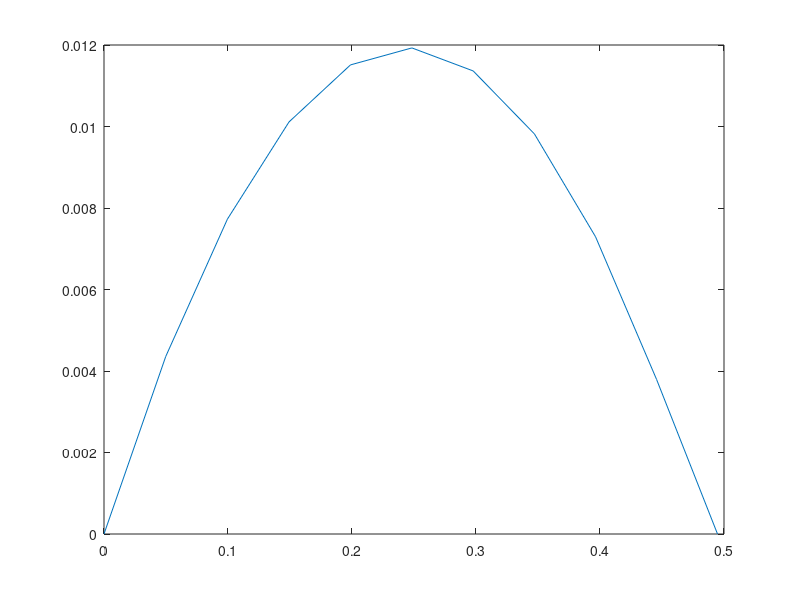

This figure's MATLAB source:
% 12.3
% Reproduce the golf.m (projectile script) and look at the effect of varying
% the friction coefficient k. Look at k = 0.01 and 0.03. What influence does
% friction have on the optimum angle for a launch speed of 100?

k = 0.03;
g = 9.81;
dt = 0.01;

v0 = input('What is the initial velocity of the ball in m/s?' );
thetad = input('What is the launch angle in degrees?' );
% dist = zeros(1,45);
% thetad = 1:1:45;
% for m = 1:45
% theta = thetad(m) * pi/180;

x = zeros(1,2000);
y = zeros(1,2000);
vx = zeros(1,2000);
vy = zeros(1,2000);

theta = thetad * pi/180;
vx(1) = v0*cos(theta);
vy(1) = v0*sin(theta);

for n=1:2000
    vx(n+1) = vx(n) - dt*(k*vx(n)*sqrt(vx(n)^2+vy(n)^2));
    vy(n+1) = vy(n) - dt*(k*vy(n)*sqrt(vx(n)^2+vy(n)^2) + g);
    x(n+1) = x(n) + dt*vx(n);
    y(n+1) = y(n) + dt*vy(n);
    if y(n+1)<0
        y(n+1) = 0;
        y = y(1:n+1);
        x = x(1:n+1);
        %dist(m) = x(n+1);
        disp(['range is ' num2str(x(n+1))]);
        break;
    end
end
% end
% [maxd,i] = max(dist)
plot(x,y);

%32deg for k=0.01
%29deg fro k=0.03